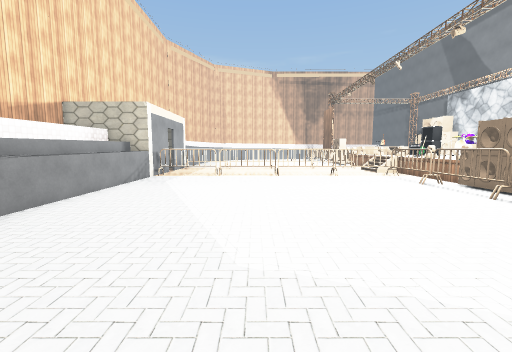
[1] (above)

22 first-person views from a walk through a 3-D level made in the Unity game engine. The camera is 1.4 m above the floor, tilts 6° down and sees 90° across. The floor is counted in squares, 0.95 m on a side. Each view is taken from the middle of a square. On the plan, view 1 faces up. The plan holds only what a view shows up to about 13 squares ahead; the rest is blank. The place goes on beyond the plan. The player is left out. Some animated figures are left out. Some surface patterns are stand-ins.

[2]
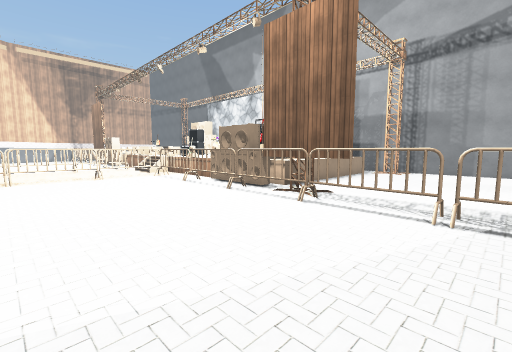

[3]
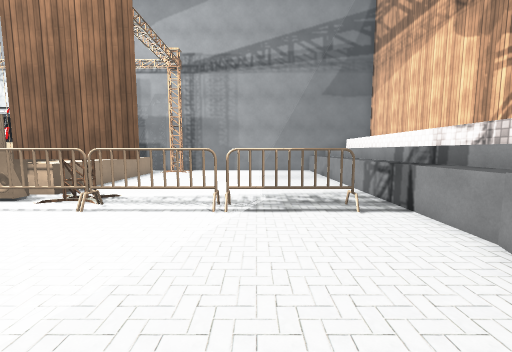

[4]
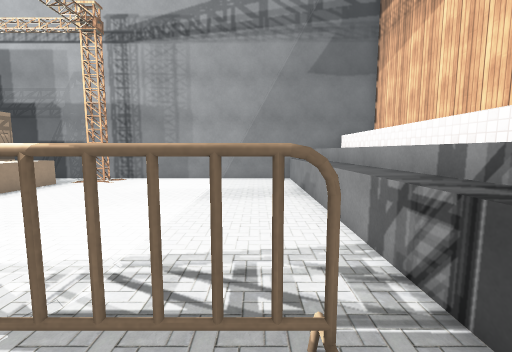

[5]
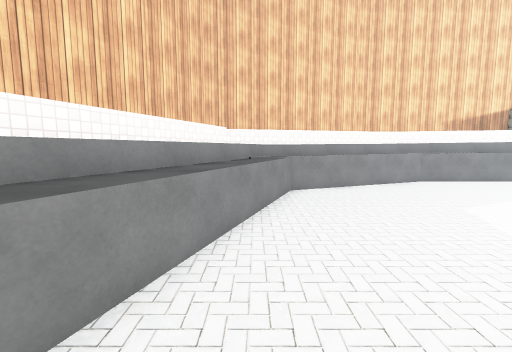

[6]
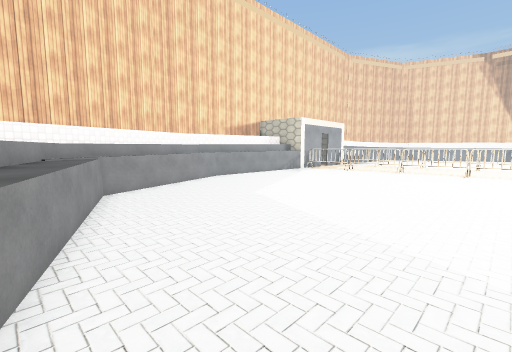

[7]
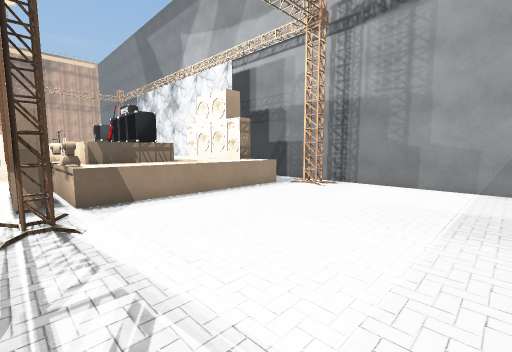

[8]
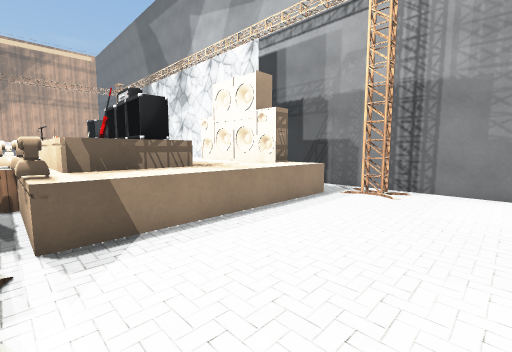

[9]
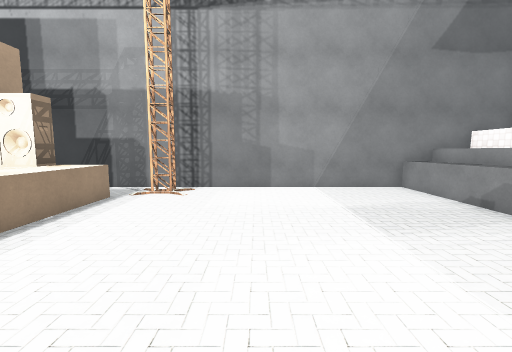

[10]
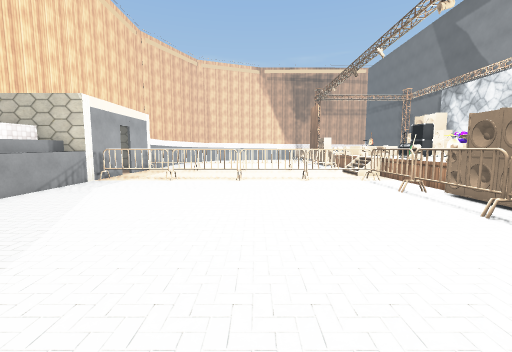

[11]
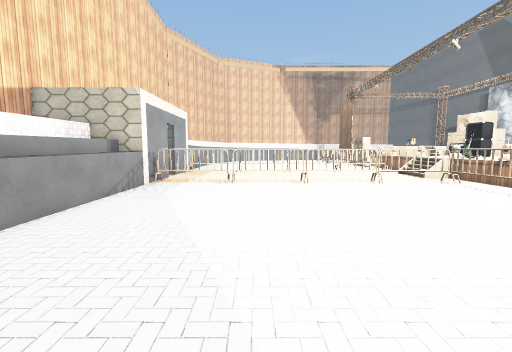

[12]
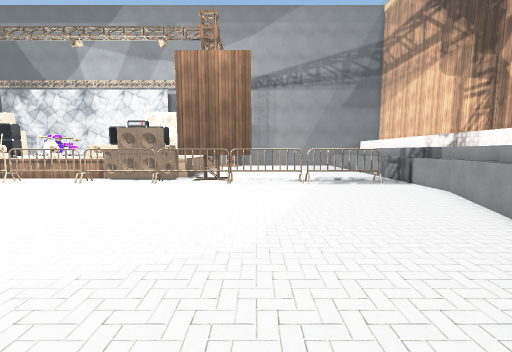

[13]
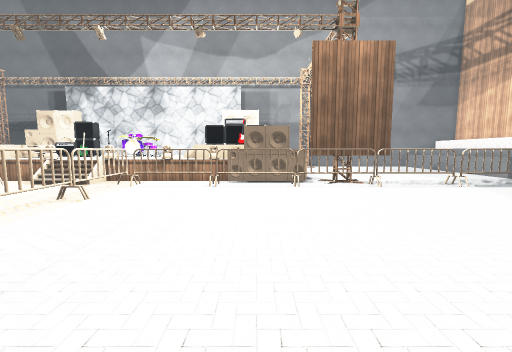

[14]
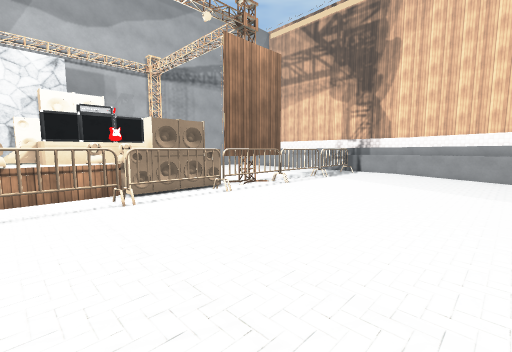

[15]
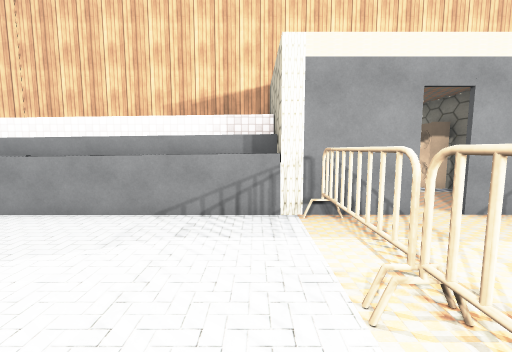

[16]
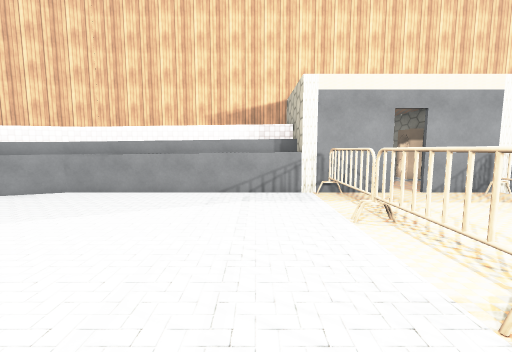

[17]
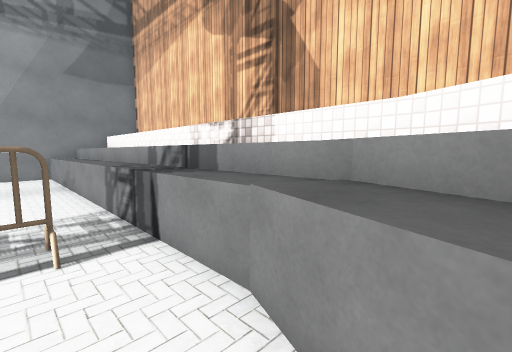

[18]
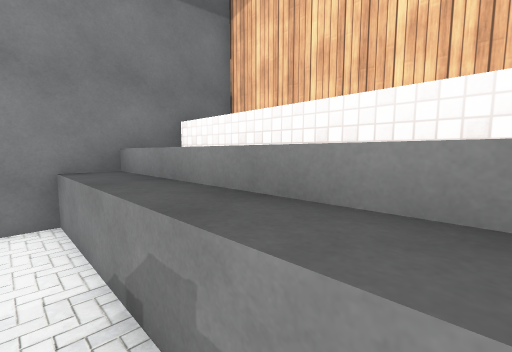

[19]
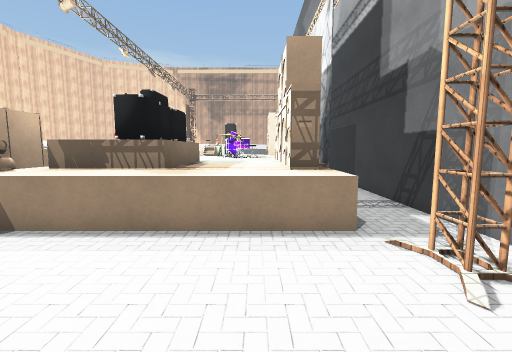

[20]
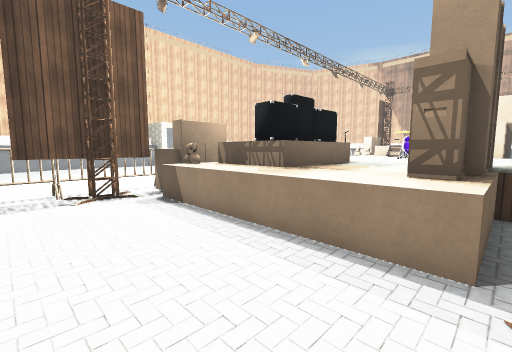

[21]
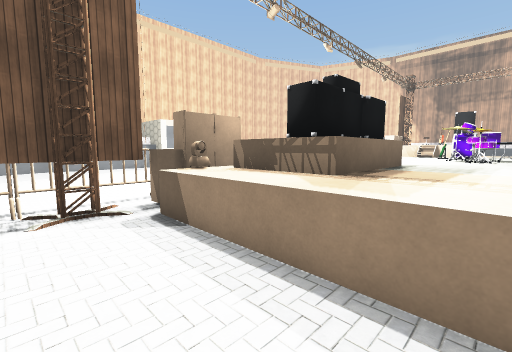

[22]
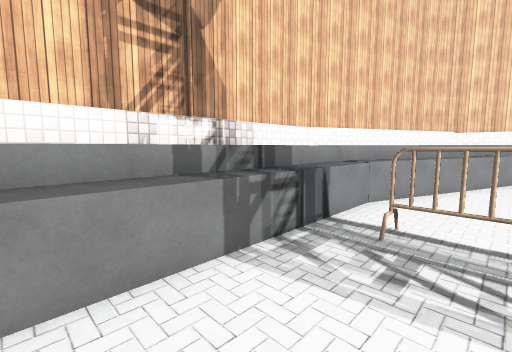

### Floor plan
Key: @ floor where view 1 was taken; # wall or solid block; . main floor; : floor 1 m higher than the main floor; = window, fence, low wall or low ledge; ^ raised ledge; B barricade; T thing the floor can be seen under or through; G guitar; R drum; O other object.
Columns run from 8 left of view 1 to 19 right of it. Each row starts with its distance up from view 1.
 16   #             #O   OR# #
 15   #..............=  :=#: # #
 14  ##BBBBBBBBBBBBB.=  :::: # #
 13  #^............B.O:O ::: # #
 12  #^............B.=#OO#::O# #
 11  #^............B.OO O#::O###
 10  #^............BOOOGOOOOOO #
  9  #^............BOOO OOOOOO.#
  8  ^^............BOOOOOOOOOO.#
  7  ^^............BOOOOOOOOOO.#
  6  ^^............BT.........##
  5 #^^#...........BT.........##
  4  #^^...........BT..........#
  3  ##^...........BT..........#
  2  ##^^..........B...........#
  1   ##^..........B...........#
  0   ##^=..@......B...........#
 -1   ##^^^=.......B...........#
 -2    #^^^^^^.....B...........#
 -3    #^ ^^^^^^=..............#
 -4      ##^^^^^^^^^^^^^^^^^^^^#
 -5        ##^ ^^^^^^^^^^^^^^^^^
 -6           ##^^^^^^^^^^^^^^^^

Positions as (right, up) in squares from view 1, and headings:
1: (0, 0), facing up
2: (1, 0), facing up-right
3: (1, 0), facing right
4: (6, -2), facing right
5: (6, -2), facing left
6: (6, -3), facing up-left
7: (8, -1), facing up-right
8: (9, 2), facing up-right
9: (9, 2), facing right
10: (2, 2), facing up
11: (-1, 3), facing up
12: (-4, 3), facing right
13: (-3, 9), facing right
14: (0, 13), facing down-right
15: (0, 13), facing left
16: (3, 12), facing left
17: (3, -2), facing down-right
18: (13, -3), facing down-right
19: (15, 2), facing up
20: (17, 3), facing up-left
21: (15, 4), facing up-left
22: (12, -1), facing down-left
